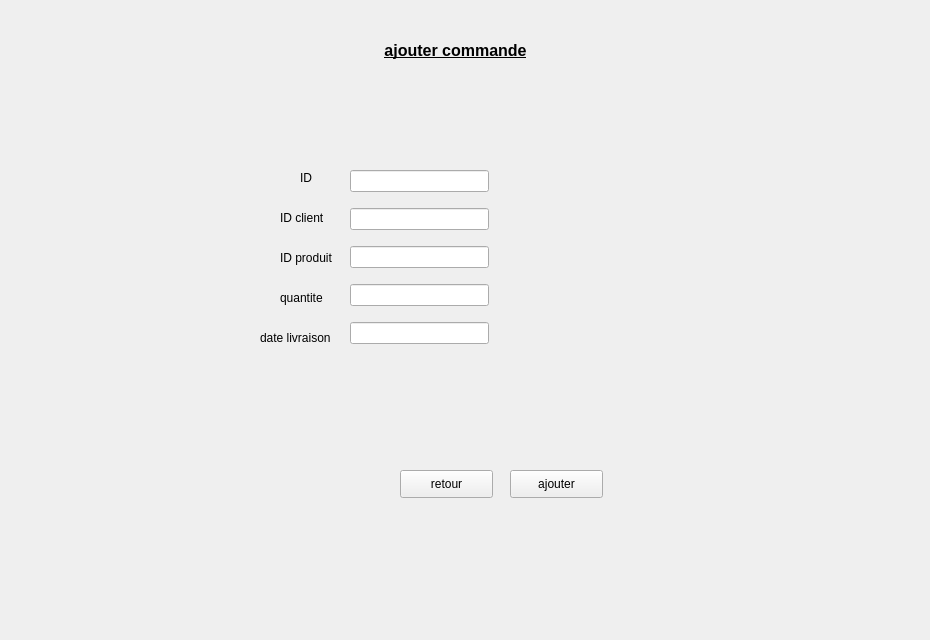
        <widget class="QWidget" name="widget_4">
         <attribute name="title">
          <string>Ajouter</string>
         </attribute>
         <widget class="QLabel" name="label_124">
          <property name="geometry">
           <rect>
            <x>-10</x>
            <y>-10</y>
            <width>921</width>
            <height>631</height>
           </rect>
          </property>
          <property name="text">
           <string/>
          </property>
          <property name="pixmap">
           <pixmap>../../Desktop/images qt/fond.jpg</pixmap>
          </property>
          <property name="scaledContents">
           <bool>true</bool>
          </property>
         </widget>
         <widget class="QPushButton" name="ajoutercmd_2">
          <property name="geometry">
           <rect>
            <x>510</x>
            <y>470</y>
            <width>93</width>
            <height>28</height>
           </rect>
          </property>
          <property name="text">
           <string>ajouter</string>
          </property>
         </widget>
         <widget class="QPushButton" name="retour_15">
          <property name="geometry">
           <rect>
            <x>400</x>
            <y>470</y>
            <width>93</width>
            <height>28</height>
           </rect>
          </property>
          <property name="text">
           <string>retour</string>
          </property>
         </widget>
         <widget class="QLabel" name="label_125">
          <property name="geometry">
           <rect>
            <x>0</x>
            <y>30</y>
            <width>911</width>
            <height>41</height>
           </rect>
          </property>
          <property name="text">
           <string>&lt;html&gt;&lt;head/&gt;&lt;body&gt;&lt;p align=&quot;center&quot;&gt;&lt;span style=&quot; font-size:12pt; font-weight:600; text-decoration: underline;&quot;&gt;ajouter commande&lt;/span&gt;&lt;/p&gt;&lt;/body&gt;&lt;/html&gt;</string>
          </property>
         </widget>
         <widget class="QWidget" name="layoutWidget_18">
          <property name="geometry">
           <rect>
            <x>350</x>
            <y>160</y>
            <width>139</width>
            <height>198</height>
           </rect>
          </property>
          <layout class="QVBoxLayout" name="verticalLayout_23">
           <item>
            <widget class="QLineEdit" name="IDcmd_2"/>
           </item>
           <item>
            <widget class="QLineEdit" name="ID_client_2"/>
           </item>
           <item>
            <widget class="QLineEdit" name="ID_produit_2"/>
           </item>
           <item>
            <widget class="QLineEdit" name="quantite_2"/>
           </item>
           <item>
            <widget class="QLineEdit" name="datelivri_2"/>
           </item>
          </layout>
         </widget>
         <widget class="QLabel" name="label_126">
          <property name="geometry">
           <rect>
            <x>300</x>
            <y>170</y>
            <width>31</width>
            <height>16</height>
           </rect>
          </property>
          <property name="text">
           <string>ID</string>
          </property>
         </widget>
         <widget class="QLabel" name="label_127">
          <property name="geometry">
           <rect>
            <x>280</x>
            <y>210</y>
            <width>55</width>
            <height>16</height>
           </rect>
          </property>
          <property name="text">
           <string>ID client</string>
          </property>
         </widget>
         <widget class="QLabel" name="label_128">
          <property name="geometry">
           <rect>
            <x>280</x>
            <y>250</y>
            <width>55</width>
            <height>16</height>
           </rect>
          </property>
          <property name="text">
           <string>ID produit</string>
          </property>
         </widget>
         <widget class="QLabel" name="label_129">
          <property name="geometry">
           <rect>
            <x>280</x>
            <y>290</y>
            <width>55</width>
            <height>16</height>
           </rect>
          </property>
          <property name="text">
           <string>quantite</string>
          </property>
         </widget>
         <widget class="QLabel" name="label_130">
          <property name="geometry">
           <rect>
            <x>260</x>
            <y>330</y>
            <width>81</width>
            <height>16</height>
           </rect>
          </property>
          <property name="text">
           <string>date livraison</string>
          </property>
         </widget>
        </widget>
